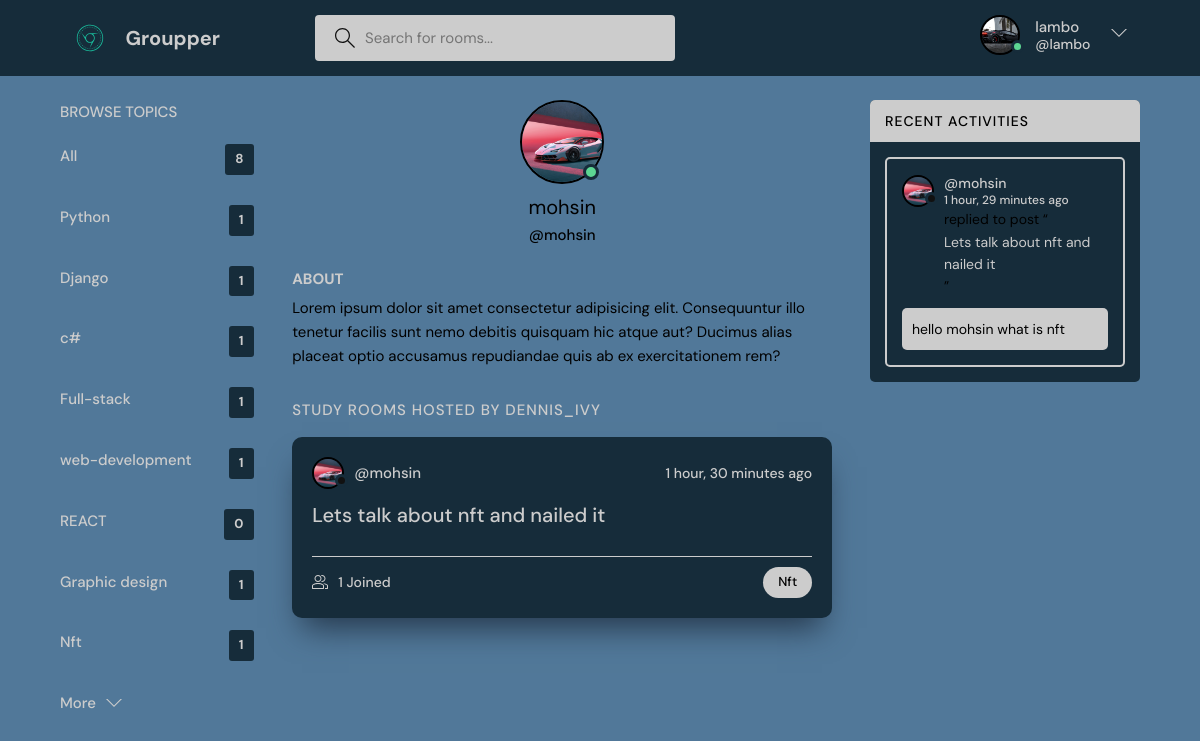
The app's page /profile/5/ (signed in) with its own data.
### base/models.py (models this page shows, shortened)
class User(AbstractUser):
   name = models.CharField(max_length=200, null=True)
   email = models.EmailField(unique=True, null=True)
   bio = models.TextField(null=True)
   avatar = models.ImageField(null=True, default="avatar.svg")
   USERNAME_FIELD = 'email'
   REQUIRED_FIELDS = []

class Topic(models.Model):
    name= models.CharField(max_length=200)

class Room(models.Model):
    host = models.ForeignKey(User,on_delete=models.SET_NULL , null =True)
    topic =  models.ForeignKey(Topic,on_delete=models.SET_NULL , null =True)
    name = models.CharField(max_length=200)
    description = models.TextField(null=True , blank = True)
    participants = models.ManyToManyField(User , related_name='participants' ,blank=True)
    updated = models.DateTimeField(auto_now=True)
    created = models.DateTimeField(auto_now=True)
    class Meta:
        ordering = ['-updated' , '-created']
    def __str__(self):
        return self.name

class Message(models.Model):
    user = models.ForeignKey(User, on_delete=models.CASCADE)
    room = models.ForeignKey(Room,on_delete=models.CASCADE)
    body = models.TextField()
    updated = models.DateTimeField(auto_now=True)
    created = models.DateTimeField(auto_now=True)
    class Meta:
        ordering = ['-updated' , '-created']

### base/views.py (the view)
# urls.py: path('profile/<str:pk>/' , views.userProfile , name="user-profile"),
@login_required(login_url='login')
def userProfile(request ,pk):
    user = User.objects.get(id=pk)
    rooms = user.room_set.all()
    room_messages = user.message_set.all()
    topics = Topic.objects.all()
    context = {'user' : user , 'rooms' : rooms ,'room_messages' : room_messages  , 'topics' : topics}
    return render(request, 'base/profile.html' , context)

### base/templates/base/profile.html (shortened to what this page needs)
{% extends 'main.html' %}
{% block content %}
  <main class="profile-page layout layout--3">
    <div class="container">
      {%  include 'base/topics_component.html'  %}
      <div class="roomList">
        <div class="profile">
          <div class="profile__avatar">
            <div class="avatar avatar--large active">
              <img src="{{user.avatar.url}}" />
            </div>
          </div>
          <div class="profile__info">
            <h3>{{user.username}}</h3>
            <p>@{{user.username}}</p>
          </div>
          <div class="profile__about">
            <h3>About</h3>
            <p>
              Lorem ipsum dolor sit amet consectetur adipisicing elit. Consequuntur illo tenetur
              facilis sunt nemo debitis quisquam hic atque aut? Ducimus alias placeat optio
              accusamus repudiandae quis ab ex exercitationem rem?
            </p>
          </div>
        </div>
        <div class="roomList__header">
          <div>
            <h2>Study Rooms Hosted by dennis_ivy</a>
            </h2>
          </div>
        </div>
        {%  include 'base/feed_component.html'  %}
      </div>
      {%  include 'base/activity_component.html'  %}
    </div>
  </main>
{% endblock content %}

### templates/navbar.html (shortened to what this page needs)
{% load static  %}
   <header class="header header--loggedIn">
    <div class="container">
      <a href="{% url 'home' %}" class="header__logo">
        <img src="{% static 'images/logo3.svg' %}"/>
        <h1>Groupper</h1>
      </a>
      <form class="header__search" method="GET" action = "{% url 'home' %}" >
        <label>
          <input name="q" placeholder="Search for rooms..." />
        </label>
      </form>
      <nav class="header__menu">
        {% if request.user.is_authenticated %}
        <div class="header__user">
          <a href="{% url 'update-user'%}">
            <div class="avatar avatar--medium active">
              <img src="{{request.user.avatar.url}}" />
            </div>
            <p>{{request.user.username}}<span>@{{request.user.username}} </span></p>
          </a>
          <button class="dropdown-button">
            <svg version="1.1" xmlns="http://www.w3.org/2000/svg" width="32" height="32" viewBox="0 0 32 32">
              <title>chevron-down</title>
              <path d="M16 21l-13-13h-3l16 16 16-16h-3l-13 13z"></path>
            </svg>
          </button>
        </div>
        {% else %}
        <a href="{% url 'login' %}">
            <img src="{% static 'images/avatar.svg' %}" />
            <p>Login</p>
        </a>
        {% endif %}
      </nav>
    </div>
  </header>

### base/templates/base/topics_component.html
<div class="topics">
  <div class="topics__header">
    <h2>Browse Topics</h2>
  </div>
  <ul class="topics__list">
    <li>
      <a href="{% url 'home' %}" class="active">All <span>{{ topics.count }}</span></a>
    </li>
    {%for topic in topics%}
    <li>
      <a href="{% url 'home' %}?q={{topics.name}}">{{ topic.name }} <span>{{topic.room_set.all.count}}</span></a>
    </li>
    {% endfor %}
  </ul>
  <a class="btn btn--link" href="{% url 'topics' %}">
    More
    <svg version="1.1" xmlns="http://www.w3.org/2000/svg" width="32" height="32" viewBox="0 0 32 32">
      <title>chevron-down</title>
      <path d="M16 21l-13-13h-3l16 16 16-16h-3l-13 13z"></path>
    </svg>
  </a>
</div>

### base/templates/base/feed_component.html (shortened to what this page needs)
{% for room in rooms %}
<div class="roomListRoom">
    <div class="roomListRoom__header">
        <a href="{% url 'user-profile' room.host.id %}" class="roomListRoom__author">
            <div class="avatar avatar--small">
                <img src="{{room.host.avatar.url}}" />
            </div>
            <span>@{{room.host.username}}</span>
        </a>
        <div class="roomListRoom__actions">
            <span>{{room.created|timesince}} ago </span>
        </div>
    </div>
    <div class="roomListRoom__content">
        <a href="{%url 'room' room.id %}">{{room.name}}</a>
    </div>
    <div class="roomListRoom__meta">
        <a href="{%url 'room' room.id %}" class="roomListRoom__joined">
            {{room.participants.all.count}} Joined
        </a>
        <p class="roomListRoom__topic">{{room.topic.name}}</p>
    </div>
</div>
{% endfor %}

### base/templates/base/activity_component.html (shortened to what this page needs)
<div class="activities">
    <div class="activities__header">
      <h2>Recent Activities</h2>
    </div>
    {% for message in room_messages %}
    <div class="activities__box">
      <div class="activities__boxHeader roomListRoom__header">
        <a href="{%  url 'user-profile' message.user.id %}" class="roomListRoom__author">
          <div class="avatar avatar--small">
            <img src="{{message.user.avatar.url}}" />
          </div>
          <p>
            @{{message.user.username}}
            <span>{{message.created|timesince}} ago </span>
          </p>
        </a>
        </div>
      <div class="activities__boxContent">
        <p>replied to post “<a href="{% url 'room' message.room.id %}">{{message.room}}</a>”</p>
        <div class="activities__boxRoomContent">
            {{message.body}}
        </div>
      </div>
    </div>
    {% endfor %}
</div>

### records on screen
User: user.avatar (picture), user.username "lambo"
Topic: name "Python", room_set.all.count "1"
Topic: name "Django", room_set.all.count "1"
Topic: name "c#", room_set.all.count "1"
Topic: name "Full-stack", room_set.all.count "1"
Topic: name "web-development", room_set.all.count "1"
Topic: name "REACT", room_set.all.count "0"
Topic: name "Graphic design", room_set.all.count "1"
Topic: name "Nft", room_set.all.count "1"
User: avatar (picture), username "mohsin"
Room: host.avatar (picture), host.username "mohsin", created "1 hour, 30 minutes", name "Lets talk about nft and nailed it", participants.all.count "1", topic.name "Nft"
Message: user.avatar (picture), user.username "mohsin", created "1 hour, 29 minutes", room "Lets talk about nft and nailed it", body "hello mohsin what is nft"

### other values on screen
{{ topics.count }} "8"
